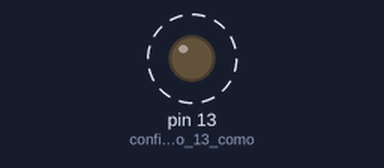
Bench run of a sketch on a simulated Arduino Uno, built with avr-gcc and run on an emulated ATmega328P. Shown: output pins drawn as LEDs (lit = HIGH). Dashed ring = blinking.

Above: at 0.5 s.
Timing chart, 0 to 4.6 s (numbered marks = the images above):
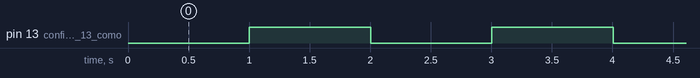

The sketch:

_01_X1_piscaLed_semDelay.ino
```cpp
/*
    Curso FIC - IoT 2017 1o semestre
    IFSP Campus Piracicaba
    Gustavo Voltani von Atzingen
    -----------------------------
    Exemplo 01  Pisca_led - Upgarde

    Este exemplo é um upgrade no exemplo 01 do pisca led.
    Neste caso, não é usado o delay pois durante o delay não é possível
    fazer nenhuma ação.

    A função millis() conta o tempo que o microcontrolador está em uso, e é
    usada para substituir o delay

    Neste exemplo o led ligado ao pino 13 (que está soldado na placa)
    pisca com período de 2 segundos (1s ligado e 1s desligado)
*/

unsigned long tempo_anterior = 0;   // Variável para controle do tempo
boolean estado_led = false;         // Variável que guarda o estado do led
                                    // (inicialmente desligado)

void setup()    // Esta função executa uma vez ao ligar a placa
{
    pinMode(13, OUTPUT);  // configura o pino 13 como saída
}

void loop()     // Esta função se repete indefinidamente - while(1)
{
    if ( millis() - tempo_anterior > 1000 )     // caso já tenha passado 1 segundo
    {
        estado_led = !estado_led;               // Inverte o estado da variável de controle do led
        digitalWrite(13, estado_led);           // Liga ou desliga o led
        tempo_anterior = millis();              // Reinicia o contador de tempo
    }
    /*
    O resto do programa vai aqui
    não haverá travamento por conta do delay()
    */
}
```

Measured:
- by itself, pin 13 (configura_o_pino_13_como): alternates HIGH for 1.0 s and LOW for 1.0 s
